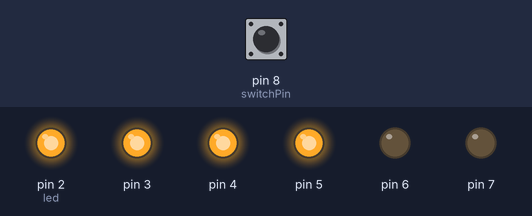
A sketch run on a simulated Arduino Uno, built with avr-gcc and run on an emulated ATmega328P. On the bench: output pins drawn as LEDs (lit = HIGH). The inputs (shaded band) are chosen by the test bench; at power-on: pin 8 (switchPin) LOW.

Above: at 13.4 s.
13.5 s: pin 8 (switchPin) pulled LOW for 0.15 s
At 15.0 s:
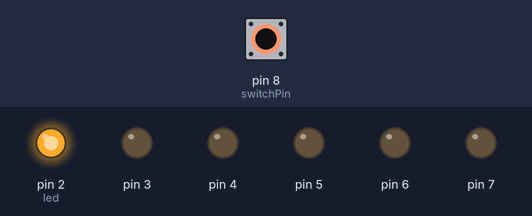
At 20.8 s:
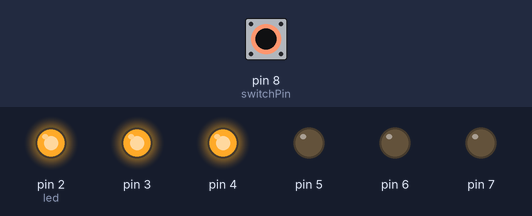
30.1 s: pin 8 (switchPin) pulled LOW for 1 s
At 34.7 s:
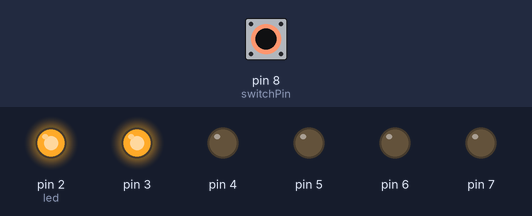
Timing chart, 0 to 47.6 s (numbered marks = the images above; inputs shaded):
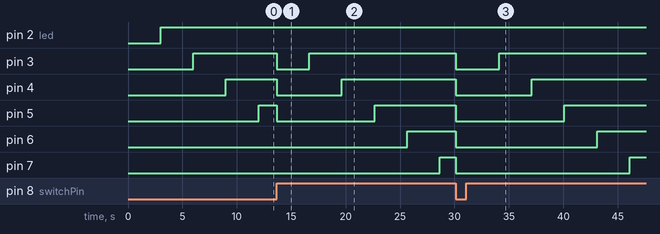

Measured:
- after the input at 13.5 s, pin 5: HIGH → LOW after 0.15 s instead of 7.7 s
- after the input at 30.1 s, pin 3: HIGH → LOW at once, → HIGH 4.0 s later; pin 4: HIGH → LOW at once, → HIGH 7.0 s later; pin 5: HIGH → LOW at once, → HIGH 10.0 s later; pin 6: HIGH → LOW at once, → HIGH 13.0 s later; pin 7: HIGH → LOW at once, → HIGH 16.0 s later

The sketch:

Tutorial_8.ino
```cpp
const int switchPin = 8; //name of pin the tilt switch is connected to
unsigned long previousTime = 0; //holds the value of how long the LED has been running

//used to compare the state of the switch from one loop to another (global value rather than local)
int switchState = 0;
int prevSwitchState = 0;

int led = 2; //used to count which LED will be the NEXT to get turned on

long interval = 3000; //6000,000 milliseconds is 10 minutes

void setup() {
  for(int x = 2; x < 8; x++){
    pinMode(x, OUTPUT);
  }

  pinMode(switchPin, INPUT);
}

void loop() {
  unsigned long currentTime = millis();
  if(currentTime - previousTime > interval){
    previousTime = currentTime;
    digitalWrite(led, HIGH);
    delay(200);
    led++;
    if(led == 7){
      }
    }
  switchState = digitalRead(switchPin);

  if(switchState != prevSwitchState){
    for(int x = 2; x< 8; x++){
      digitalWrite(x, LOW);
      }

    led = 2;
    previousTime = switchState;
  }
  prevSwitchState = switchState;
}
```
